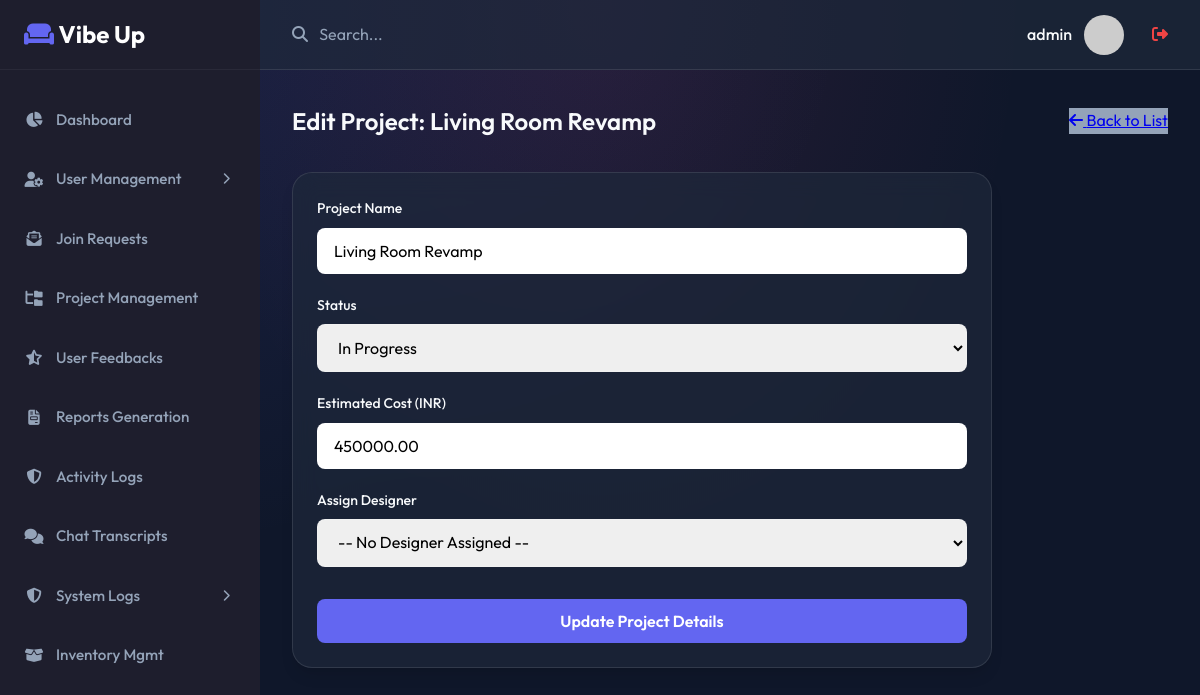
Screenshot of /admin/edit_project.php?id=P10001 (signed in) with the database file from the repository.
### tables this page shows
CREATE TABLE `project` (
  `id` char(20) NOT NULL,
  `user_id` char(20) NOT NULL,
  `name` varchar(20) NOT NULL,
  `description` text DEFAULT NULL,
  `status` enum('draft','in_progress','completed') DEFAULT 'draft',
  `currency` varchar(3) DEFAULT 'INR',
  `total_estimated_cost` decimal(12,2) DEFAULT NULL,
  `created_at` timestamp NOT NULL DEFAULT current_timestamp(),
  `updated_at` timestamp NOT NULL DEFAULT current_timestamp() ON UPDATE current_timestamp(),
  `designer_id` char(20) DEFAULT NULL,
  `assigned_at` timestamp NULL DEFAULT NULL
);

### admin/edit_project.php (the view, shortened to what this page needs)
<?php
$db = new Database();
$conn = $db->getConnection();
$id = $_GET['id'] ?? '';
$project = null;
if ($id) {
    $stmt = $conn->prepare("SELECT * FROM project WHERE id = :id");
    $stmt->execute(['id' => $id]);
    $project = $stmt->fetch();
}
require_once '../includes/header.php';
require_once '../includes/sidebar.php';
?>
<div class="page-header">
    <h1 class="page-title">Edit Project: <?= htmlspecialchars($project['name']) ?></h1>
    <a href="projects.php" class="btn-secondary"><i class="fa-solid fa-arrow-left"></i> Back to List</a>
</div>
<div class="card" style="max-width: 700px;">
    <div class="card-body">
        <form method="POST">
            <div class="form-group">
                <label class="form-label">Project Name</label>
                <input type="text" name="name" class="form-control" value="<?= htmlspecialchars($project['name']) ?>" required>
            </div>
            <div class="form-group">
                <label class="form-label">Status</label>
                <select name="status" class="form-control">
                    <option value="in_progress" <?= $project['status'] == 'in_progress' ? 'selected' : '' ?>>In Progress</option>
                </select>
            </div>
            <div class="form-group">
                <label class="form-label">Estimated Cost (INR)</label>
                <input type="number" step="0.01" name="total_estimated_cost" class="form-control" value="<?= $project['total_estimated_cost'] ?>">
            </div>
            <div class="form-group">
                <label class="form-label">Assign Designer</label>
                <select name="designer_id" class="form-control">
                    <option value="">-- No Designer Assigned --</option>
                </select>
            </div>
            <div style="margin-top: 2rem;">
                <button type="submit" class="btn-primary">Update Project Details</button>
            </div>
        </form>
    </div>
</div>
<?php require_once '../includes/footer.php'; ?>

### assets/css/style.css (style rules this page uses)
:root { --primary: #6366f1; --primary-hover: #4f46e5; --secondary: #ec4899; --accent: #00ffd5; --background: #0f172a; --surface: rgba(30, 41, 59, 0.7); --text-main: #f8fafc; --text-muted: #94a3b8; --border: rgba(255, 255, 255, 0.1); --success: #10b981; --danger: #ef4444; --warning: #f59e0b; --sidebar-bg: #1e1e2d; --sidebar-text: #9899ac; --sidebar-hover: #ffffff; --sidebar-active: var(--primary); --glass: rgba(255, 255, 255, 0.05); --glass-border: rgba(255, 255, 255, 0.1); }
* { margin: 0; padding: 0; box-sizing: border-box; font-family: 'Outfit', sans-serif; }
html { scroll-behavior: smooth; }
body { background-color: var(--background); background-image: radial-gradient(at 0% 0%, rgba(99, 102, 241, 0.15) 0, transparent 50%), radial-gradient(at 50% 0%, rgba(236, 72, 153, 0.1) 0, transparent 50%); color: var(--text-main); line-height: 1.6; min-height: 100vh; }
.form-group { margin-bottom: 1.25rem; text-align: left; }
.form-label { display: block; font-size: 0.875rem; font-weight: 500; margin-bottom: 0.5rem; color: var(--text-main); }
.form-control { width: 100%; padding: 0.75rem 1rem; border: 1px solid var(--border); border-radius: 0.5rem; font-size: 1rem; transition: all 0.2s; }
.btn-primary { display: block; width: 100%; padding: 0.75rem 1rem; background-color: var(--primary); color: white; border: none; border-radius: 0.5rem; font-size: 1rem; font-weight: 600; cursor: pointer; transition: background-color 0.2s; text-decoration: none; text-align: center; }
.page-header { display: flex; justify-content: space-between; align-items: center; margin-bottom: 2rem; }
.page-title { font-size: 1.5rem; font-weight: 600; color: var(--text-main); }
.card { background: var(--surface); backdrop-filter: blur(12px); -webkit-backdrop-filter: blur(12px); border-radius: 1.25rem; box-shadow: 0 10px 15px -3px rgba(0, 0, 0, 0.1), 0 4px 6px -2px rgba(0, 0, 0, 0.05); border: 1px solid var(--border); overflow: hidden; margin-bottom: 1.5rem; transition: transform 0.2s ease, box-shadow 0.2s ease; }
.card-body { padding: 1.5rem; }
.btn-secondary { background-color: var(--text-muted); }

### rows the page displays
project: name "Living Room Revamp", status "In Progress", total_estimated_cost "450000.00"

### other values shown
$_SESSION['admin_username'] "admin"
